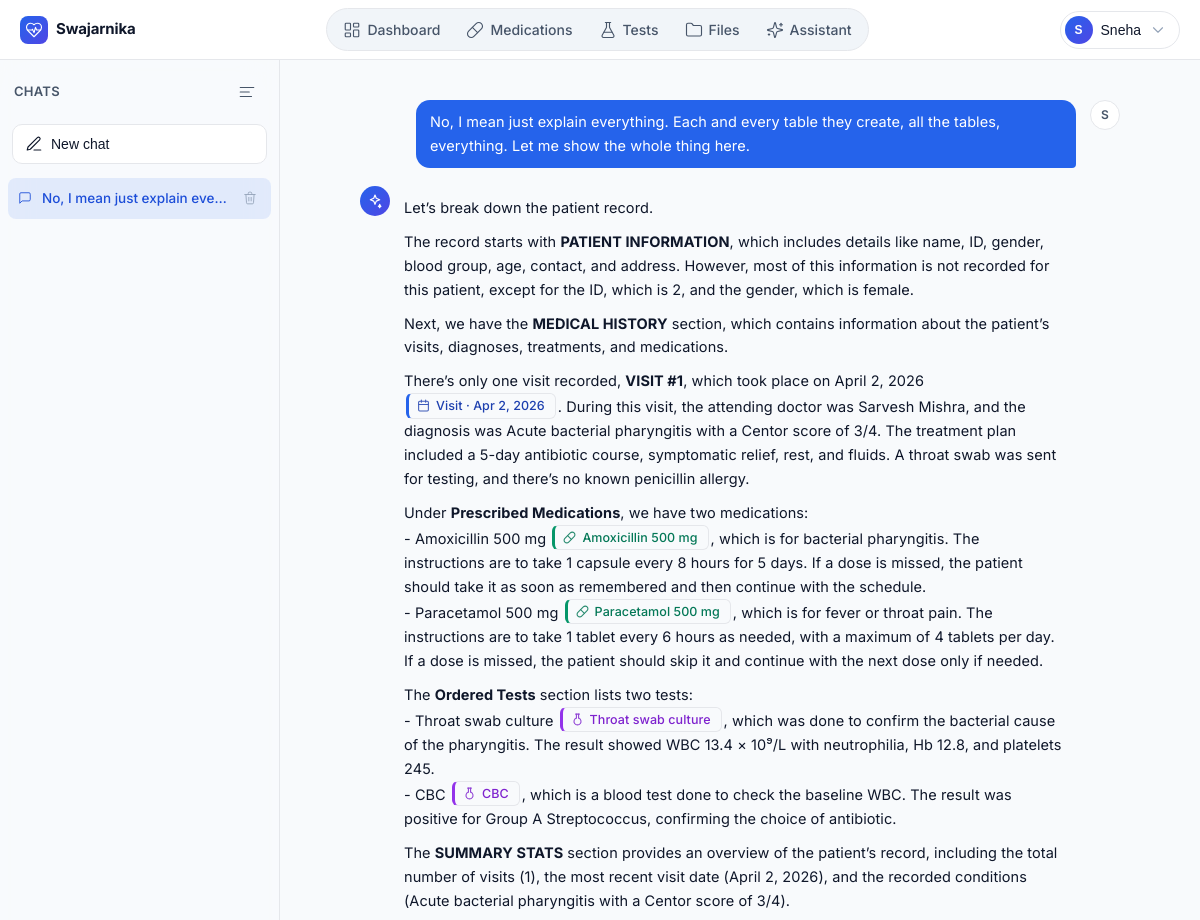
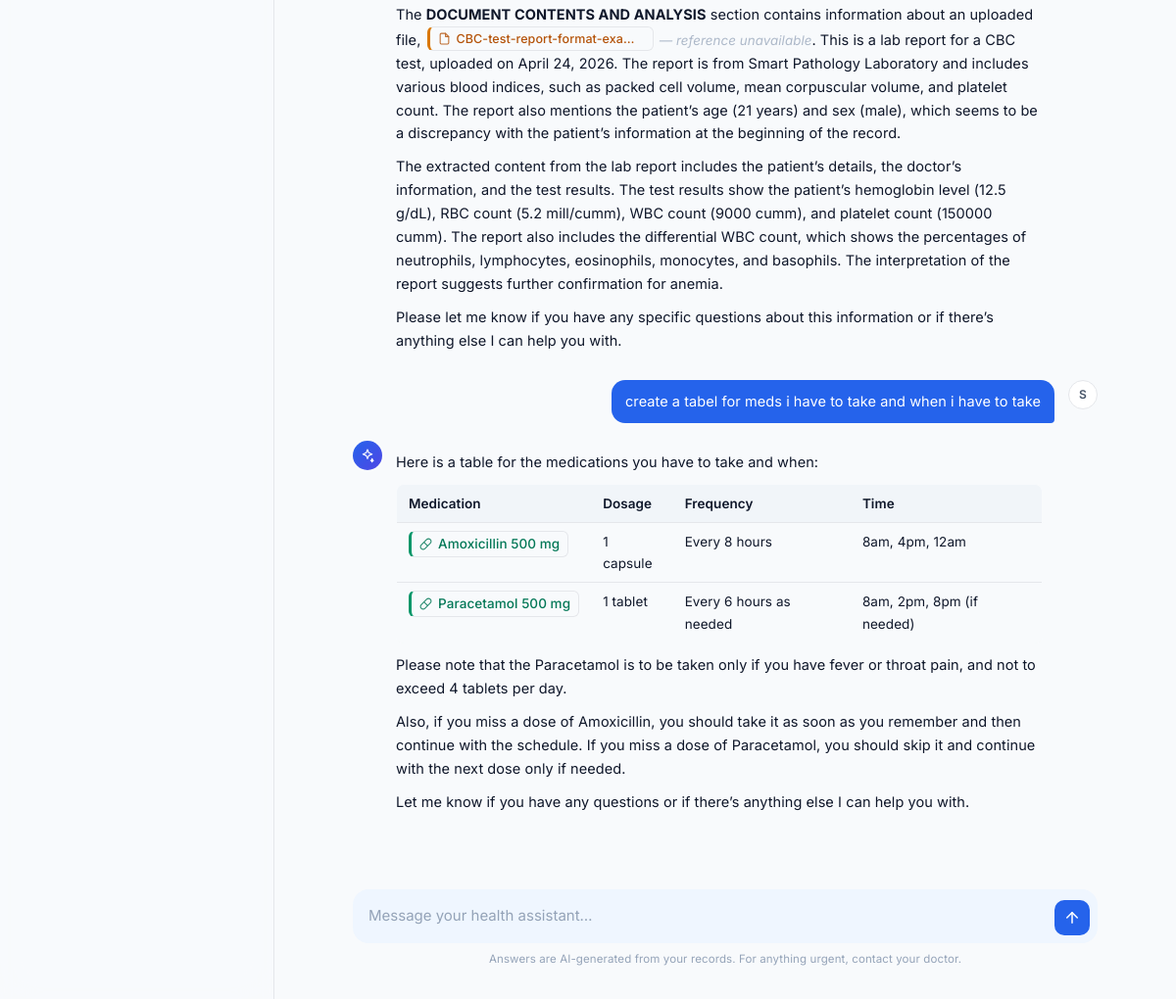
The page /patient/ai-chat/ (signed in) on the database its author committed (2 pictures, top to bottom).
### core/models.py (models this page shows, shortened)
class User(AbstractUser):
    is_doctor = models.BooleanField(default=False)
    is_patient = models.BooleanField(default=False)

class Patient(models.Model):
    user = models.OneToOneField(User, on_delete=models.CASCADE)
    doctor = models.ForeignKey(
        Doctor,
        on_delete=models.SET_NULL,
        related_name='patients',
        null=True,
        blank=True,
    )
    name = models.CharField(max_length=255)
    email = models.EmailField(unique=True)
    date_of_birth = models.DateField()
    gender = models.CharField(max_length=20)
    phone = models.CharField(max_length=15, blank=True, null=True)
    address = models.TextField(blank=True, null=True)
    created_at = models.DateTimeField(auto_now_add=True)

class ChatSession(models.Model):
    patient = models.ForeignKey('Patient', on_delete=models.CASCADE, related_name='chat_sessions')
    title = models.CharField(max_length=120, default='New chat')
    created_at = models.DateTimeField(auto_now_add=True)
    updated_at = models.DateTimeField(auto_now=True)
    class Meta:
        ordering = ['-updated_at']

class AIChatMessage(models.Model):
    patient = models.ForeignKey('Patient', on_delete=models.CASCADE)
    session = models.ForeignKey(
        ChatSession,
        on_delete=models.CASCADE,
        related_name='messages',
        null=True,
        blank=True,
    )
    message = models.TextField()
    is_ai = models.BooleanField(default=False)
    created_at = models.DateTimeField(auto_now_add=True)
    class Meta:
        ordering = ['created_at']

### core/template_views.py (the view)
# urls.py: path('patient/ai-chat/', template_views.patient_ai_chat, name='patient_ai_chat'),
@patient_required
def patient_ai_chat(request, session_id=None):
    patient = request.user.patient
    sessions = list(ChatSession.objects.filter(patient=patient))
    current = None
    if session_id is not None:
        current = get_object_or_404(ChatSession, pk=session_id, patient=patient)
    elif sessions:
        current = sessions[0]
    chat_messages = []
    if current is not None:
        chat_messages = list(current.messages.all())
    refs_map = build_patient_refs(patient)
    return render(request, 'core/patient/ai_chat.html', {
        'chat_messages': chat_messages,
        'chat_sessions': sessions,
        'current_session': current,
        'refs_map': refs_map,
    })

### core/template_views.py (called while the page is built)
def patient_required(view_func):
    @wraps(view_func)
    def wrapper(request, *args, **kwargs):
        if not hasattr(request.user, 'patient'):
            return redirect('patient_login')
        return view_func(request, *args, **kwargs)
    return wrapper

### core/templatetags/lucide.py (called while the page is built)
@register.simple_tag
def icon(name, size=18, **kwargs):
    body = _ICONS.get(name)
    if body is None:
        return mark_safe(f"<!-- icon:{name} not found -->")
    extra_cls = kwargs.get("class", "")
    klass = f"lucide {extra_cls}".strip()
    sw = kwargs.get("stroke_width", "1.5")
    aria = 'aria-hidden="true"'
    svg = (
        f'<svg xmlns="http://www.w3.org/2000/svg" class="{klass}" '
        f'width="{size}" height="{size}" viewBox="0 0 24 24" '
        f'fill="none" stroke="currentColor" stroke-width="{sw}" '
        f'stroke-linecap="round" stroke-linejoin="round" {aria}>'
        f'{body}</svg>'
    )
    return mark_safe(svg)

### core/templates/core/patient/ai_chat.html (shortened to what this page needs)
{% extends 'core/base.html' %}
{% load custom_filters %}
{% block body_class %}sw-chat-mode{% endblock %}
{% block main %}
<div class="sw-chat-app" id="chatApp">
    <aside class="sw-chat-sidebar" id="chatSidebar" aria-label="Chat history">
        <div class="sb-head">
            <span class="sb-title">Chats</span>
            <button type="button" class="sw-btn-icon" id="sidebarCloseBtn" aria-label="Collapse sidebar" title="Collapse sidebar">
                <svg class="lucide" viewBox="0 0 24 24" aria-hidden="true">
                    <line x1="3" y1="6" x2="21" y2="6"></line>
                    <line x1="3" y1="12" x2="15" y2="12"></line>
                    <line x1="3" y1="18" x2="18" y2="18"></line>
                </svg>
            </button>
        </div>
        <form method="post" action="{% url 'patient_chat_new' %}" style="margin:0;">
            <button type="submit" class="sb-new" style="width:calc(100% - 24px);">
                <svg class="lucide" viewBox="0 0 24 24" aria-hidden="true">
                    <path d="M12 20h9"></path>
                    <path d="M16.5 3.5a2.12 2.12 0 0 1 3 3L7 19l-4 1 1-4Z"></path>
                </svg>
                <span>New chat</span>
            </button>
        </form>
        <nav class="sb-list">
            {% if chat_sessions %}
                {% for s in chat_sessions %}
                    <div class="sw-session-item {% if current_session and current_session.id == s.id %}active{% endif %}"
                         data-href="{% url 'patient_chat_session' session_id=s.id %}"
                         onclick="window.location.href=this.dataset.href">
                        <svg class="lucide lucide-sm" viewBox="0 0 24 24" aria-hidden="true">
                            <path d="M21 15a2 2 0 0 1-2 2H7l-4 4V5a2 2 0 0 1 2-2h14a2 2 0 0 1 2 2z"></path>
                        </svg>
                        <span class="label" title="{{ s.title }}">{{ s.title }}</span>
                        <form method="post" action="{% url 'patient_chat_delete' session_id=s.id %}"
                              onclick="event.stopPropagation();" style="margin:0;"
                              data-sw-confirm="This conversation and all its messages will be permanently deleted."
                              data-sw-confirm-title="Delete conversation"
                              data-sw-confirm-ok="Delete">
                            <button type="submit" class="delete" aria-label="Delete conversation"
                                    title="Delete conversation">
                                <svg class="lucide lucide-sm" viewBox="0 0 24 24" aria-hidden="true">
                                    <polyline points="3 6 5 6 21 6"></polyline>
                                    <path d="M19 6l-1 14a2 2 0 0 1-2 2H8a2 2 0 0 1-2-2L5 6"></path>
                                    <path d="M10 11v6"></path>
                                    <path d="M14 11v6"></path>
                                    <path d="M9 6V4a2 2 0 0 1 2-2h2a2 2 0 0 1 2 2v2"></path>
                                </svg>
                            </button>
                        </form>
                    </div>
                {% endfor %}
            {% else %}
                <div class="sb-empty">No conversations yet.</div>
            {% endif %}
        </nav>
    </aside>
    <section class="sw-chat-main">
        <div class="sw-chat-scroll" id="chatScroll">
            <div class="sw-chat-thread" id="chatThread">
                {% if chat_messages %}
                    {% for m in chat_messages %}
                        <div class="sw-chat-row {% if m.is_ai %}ai{% else %}user{% endif %}">
                            {% if m.is_ai %}
                                <span class="avatar" aria-hidden="true">
                                    <svg class="lucide" viewBox="0 0 24 24">
                                        <path d="M12 3l1.9 4.8L19 10l-5.1 2.2L12 17l-1.9-4.8L5 10l5.1-2.2z"></path>
                                        <path d="M19 17l.7 1.8L21 20l-1.3.7L19 22l-.7-1.3L17 20l1.3-.7z"></path>
                                    </svg>
                                </span>
                            {% endif %}
                            <div class="sw-chat-bubble">{% if m.is_ai %}{{ m.message|render_citations:refs_map }}{% else %}{{ m.message }}{% endif %}</div>
                            {% if not m.is_ai %}
                                <span class="avatar">{{ user.patient.name|slice:":1"|upper }}</span>
                            {% endif %}
                        </div>
                    {% endfor %}
                {% endif %}
            </div>
        </div>
        <div class="sw-chat-composer">
            <div class="sw-chat-composer-inner">
                <form id="chatForm">
                    <textarea id="chatInput" rows="1" placeholder="Message your health assistant…" autocomplete="off"></textarea>
                    <button type="submit" class="send-btn" id="chatSend" aria-label="Send">
                        <svg class="lucide" viewBox="0 0 24 24" aria-hidden="true">
                            <line x1="12" y1="19" x2="12" y2="5"></line>
                            <polyline points="5 12 12 5 19 12"></polyline>
                        </svg>
                    </button>
                </form>
                <p class="sw-chat-disclaimer">Answers are AI-generated from your records. For anything urgent, contact your doctor.</p>
            </div>
        </div>
    </section>
</div>
{% endblock %}

### core/templates/core/base.html (shortened to what this page needs)
{% load static %}
{% load lucide %}
<!DOCTYPE html>
<html lang="en">
<head>
    <link href="{% static 'core/css/main.css' %}" rel="stylesheet">
</head>
<body class="{% block body_class %}{% endblock %}">
    {% block header %}
    <header class="sw-header">
        <div class="sw-container sw-nav">
            <a class="sw-brand" href="/">
                <span class="sw-brand-mark">{% icon "heart-pulse" size=18 %}</span>
                <span>Swajarnika</span>
            </a>
            {% if user.is_authenticated %}
                <ul class="sw-nav-links" id="swNavLinks">
                    {% if user.is_doctor %}
                        <li><a href="{% url 'doctor_dashboard' %}">{% icon "layout-dashboard" size=16 %}<span>Dashboard</span></a></li>
                        <li><a href="{% url 'doctor_patient_add' %}">{% icon "user-plus" size=16 %}<span>Add patient</span></a></li>
                    {% elif user.is_patient %}
                        <li><a href="{% url 'patient_dashboard' %}">{% icon "layout-dashboard" size=16 %}<span>Dashboard</span></a></li>
                        <li><a href="{% url 'patient_medications' %}">{% icon "pill" size=16 %}<span>Medications</span></a></li>
                        <li><a href="{% url 'patient_tests' %}">{% icon "flask-conical" size=16 %}<span>Tests</span></a></li>
                        <li><a href="{% url 'patient_files' %}">{% icon "folder" size=16 %}<span>Files</span></a></li>
                        <li><a href="{% url 'patient_ai_chat' %}">{% icon "sparkles" size=16 %}<span>Assistant</span></a></li>
                    {% endif %}
                </ul>
                <div class="sw-flex">
                    <div class="sw-nav-user" id="swUserMenu">
                        <button class="sw-nav-user-btn" type="button"
                                onclick="document.getElementById('swUserMenu').classList.toggle('open')">
                            <span class="sw-avatar">
                                {% if user.is_doctor %}{{ user.doctor.name|slice:":1"|upper }}
                                {% elif user.is_patient %}{{ user.patient.name|slice:":1"|upper }}
                                {% else %}{{ user.username|slice:":1"|upper }}{% endif %}
                            </span>
                            <span class="sw-nav-user-name">
                                {% if user.is_doctor %}Dr. {{ user.doctor.name }}
                                {% elif user.is_patient %}{{ user.patient.name }}
                                {% else %}{{ user.username }}{% endif %}
                            </span>
                            {% icon "chevron-down" size=14 class="sw-text-soft" %}
                        </button>
                    </div>
                </div>
            {% endif %}
        </div>
    </header>
    {% endblock %}
    {% block main %}{% endblock %}
</body>
</html>

### rows shown on the page
User: patient.name "S", patient.name "Sneha"
ChatSession: title "No, I mean just explain eve…"
AIChatMessage: message "No, I mean just explain everything. Each and every table they create, all the tables, everything. Let me show the whole thing here."
AIChatMessage: is_ai True (drawn), message|render_citations "Let’s break down the patient record. The record starts with PATIENT INFORMATION , which includes details like name, ID, gender, blood group, age, contact, and address. However, most of this information is not recorded for this patient, except for the ID, which is 2, and the gender, which is female. Next, we have the MEDICAL HISTORY section, which contains information about the patient’s visits, diagnoses, treatments, and medications. There’s only one visit recorded, VISIT #1 , which took place on April 2, 2026 Visit · Apr 2, 2026 . During this visit, the attending doctor was Sarvesh Mishra, and the diagnosis was Acute bacterial pharyngitis with a Centor score of 3/4. The treatment plan…"
AIChatMessage: message "create a tabel for meds i have to take and when i have to take"
AIChatMessage: is_ai True (drawn), message|render_citations "Here is a table for the medications you have to take and when: Medication Dosage Frequency Time Amoxicillin 500 mg 1 capsule Every 8 hours 8am, 4pm, 12am Paracetamol 500 mg 1 tablet Every 6 hours as needed 8am, 2pm, 8pm (if needed) Please note that the Paracetamol is to be taken only if you have fever or throat pain, and not to exceed 4 tablets per day. Also, if you miss a dose of Amoxicillin, you should take it as soon as you remember and then continue with the schedule. If you miss a dose of Paracetamol, you should skip it and continue with the next dose only if needed. Let me know if you have any questions or if there’s anything else I can help you with."
